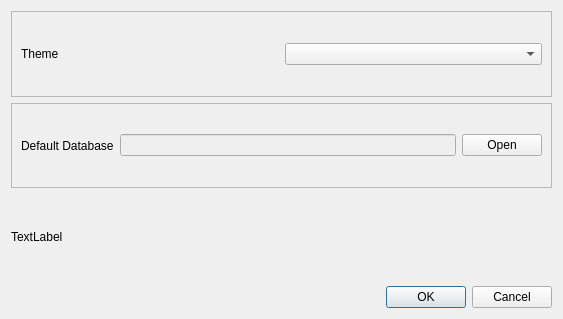
<?xml version="1.0" encoding="UTF-8"?>
<ui version="4.0">
 <class>SettingsDialog</class>
 <widget class="QDialog" name="SettingsDialog">
  <property name="geometry">
   <rect>
    <x>0</x>
    <y>0</y>
    <width>563</width>
    <height>319</height>
   </rect>
  </property>
  <property name="windowTitle">
   <string>Settings Dialog</string>
  </property>
  <layout class="QVBoxLayout" name="verticalLayout">
   <item>
    <widget class="QFrame" name="frame_2">
     <property name="frameShape">
      <enum>QFrame::StyledPanel</enum>
     </property>
     <property name="frameShadow">
      <enum>QFrame::Raised</enum>
     </property>
     <layout class="QHBoxLayout" name="horizontalLayout_2">
      <item>
       <widget class="QLabel" name="label">
        <property name="text">
         <string>Theme</string>
        </property>
       </widget>
      </item>
      <item>
       <widget class="QComboBox" name="comboBox"/>
      </item>
     </layout>
    </widget>
   </item>
   <item>
    <widget class="QFrame" name="frame">
     <property name="frameShape">
      <enum>QFrame::StyledPanel</enum>
     </property>
     <property name="frameShadow">
      <enum>QFrame::Raised</enum>
     </property>
     <layout class="QHBoxLayout" name="horizontalLayout">
      <item>
       <widget class="QLabel" name="label_2">
        <property name="text">
         <string>Default Database</string>
        </property>
       </widget>
      </item>
      <item>
       <widget class="QLineEdit" name="lineEdit">
        <property name="enabled">
         <bool>false</bool>
        </property>
       </widget>
      </item>
      <item>
       <widget class="QPushButton" name="pushButton">
        <property name="text">
         <string>Open</string>
        </property>
       </widget>
      </item>
     </layout>
    </widget>
   </item>
   <item>
    <widget class="QLabel" name="label_3">
     <property name="text">
      <string>TextLabel</string>
     </property>
    </widget>
   </item>
   <item>
    <widget class="QDialogButtonBox" name="buttonBox">
     <property name="orientation">
      <enum>Qt::Horizontal</enum>
     </property>
     <property name="standardButtons">
      <set>QDialogButtonBox::Cancel|QDialogButtonBox::Ok</set>
     </property>
    </widget>
   </item>
  </layout>
 </widget>
 <resources/>
 <connections>
  <connection>
   <sender>buttonBox</sender>
   <signal>accepted()</signal>
   <receiver>SettingsDialog</receiver>
   <slot>accept()</slot>
   <hints>
    <hint type="sourcelabel">
     <x>248</x>
     <y>254</y>
    </hint>
    <hint type="destinationlabel">
     <x>157</x>
     <y>274</y>
    </hint>
   </hints>
  </connection>
  <connection>
   <sender>buttonBox</sender>
   <signal>rejected()</signal>
   <receiver>SettingsDialog</receiver>
   <slot>reject()</slot>
   <hints>
    <hint type="sourcelabel">
     <x>316</x>
     <y>260</y>
    </hint>
    <hint type="destinationlabel">
     <x>286</x>
     <y>274</y>
    </hint>
   </hints>
  </connection>
 </connections>
</ui>
